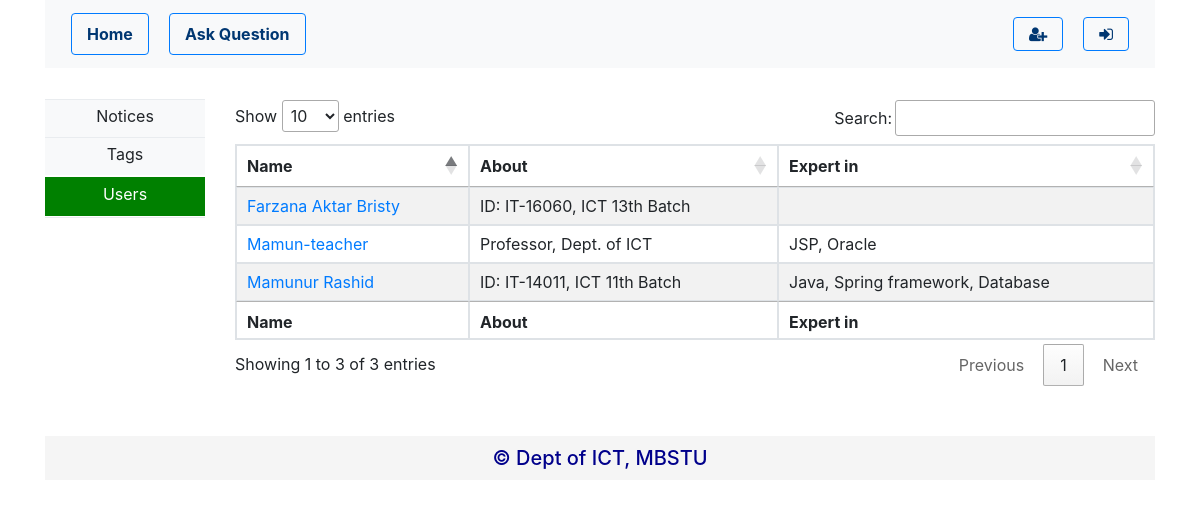
The page /users.php on the database its author committed.
### tables this page shows
CREATE TABLE `user` (
  `fullname` varchar(100) NOT NULL,
  `student_id` varchar(10) NOT NULL,
  `user_name` varchar(50) NOT NULL,
  `email` varchar(50) NOT NULL,
  `password` varchar(300) NOT NULL,
  `role` varchar(15) NOT NULL,
  `expert_in` varchar(3000) NOT NULL,
  `description` varchar(10000) NOT NULL,
  `batch` varchar(25) NOT NULL,
  `designation` varchar(256) NOT NULL,
  `profile_picture` varchar(500) NOT NULL
);

### DatabaseConnection.php (called while the page is built, shortened)
<?php
$host = "localhost";
$db = "ict_forum";
$user = "root";
$pass = "";
function getAllUserInfo() {
    global $host, $db, $user, $pass;
    $con = mysqli_connect($host, $user, $pass, $db);
    $query = "select user_name,fullname,role,student_id,expert_in,batch,designation from user;";
    $result = mysqli_query($con, $query);
    if (mysqli_num_rows($result) > 0) {
        return $result;
    } else {
        mysqli_close($con);
        return "empty";
    }
}
?>

### users.php (the view, shortened to what this page needs)
<?php
include 'includes/navbar.php';
?>
<div class="container">
    <div class="row">
        <div class="col-md-2">
            <div class="bg-light" style="align-content: center; text-align: center;">
                <div class="dropdown-divider sidebar"></div>
                <a id="notices-sidemenu" class="dropdown-item sidebar" href="notices.php?criteria=new">Notices</a>
                <div class="dropdown-divider sidebar"></div>
                <a id="tags-sidemenu" class="dropdown-item sidebar" href="tags.php">Tags</a>
                <a id="users-sidemenu" class="dropdown-item sidebar" href="users.php">Users</a>
                <div class="dropdown-divider sidebar"></div>
            </div>
        </div>
        <div class="col-md-10" id="content">
            <?php
            $users = getAllUserInfo();
            if ($users == "empty") {
                echo '<h2>No users found</h2>';
            } else {
                ?>
                <table id="tags" class="table table-striped table-bordered" style="width:100%">
                    <thead>
                        <tr>
                            <th>Name</th>
                            <th>About</th>
                            <th>Expert in</th>
                        </tr>
                    </thead>
                    <tbody>
                        <?php
                        while ($row = mysqli_fetch_assoc($users)) {
                            ?>
                            <tr>
                                <td><a href="userDetails.php?username=<?php echo '' . $row['user_name']; ?>"><?php echo '' . $row['fullname']; ?></a></td>
                                <?php if ($row['role'] == "STUDENT") { ?>
                                    <td><?php echo 'ID: ' . $row['student_id'] . ', ICT ' . $row['batch'] . ' Batch'; ?></td>
                                <?php } else {
                                    ?>
                                    <td><?php echo $row['designation'] . ", Dept. of ICT"; ?></td>
                                    <?php
                                }
                                ?>
                                <td><?php echo '' . $row['expert_in']; ?></td>
                            </tr>
                        <?php } ?>
                    </tbody>
                    <tfoot>
                        <tr>
                            <th>Name</th>
                            <th>About</th>
                            <th>Expert in</th>
                        </tr>
                    </tfoot>
                </table>
                <?php
            }
            ?>
        </div>
    </div>
    <?php include 'includes/footer.php' ?>
</div>

### styles/style.css (style rules this page uses)
.dropdown-divider.sidebar { margin-top: -1px; margin-bottom: -1px; }
.dropdown-item.sidebar { padding-bottom: 10px; padding-top: 5px; }
.dropdown-item.sidebar.active { color: white !important; background-color: green !important; border-bottom: 2px solid white; border-top: 2px solid white; }
body { padding-top: 100px; }

### rows shown on the page
user: fullname "Farzana Aktar Bristy", student "IT-16060", batch "13th"
user: fullname "Mamunur Rashid", student "IT-14011", batch "11th", expert_in "Java, Spring framework, Database"
user: fullname "Mamun-teacher", designation "Professor", expert_in "JSP, Oracle"
